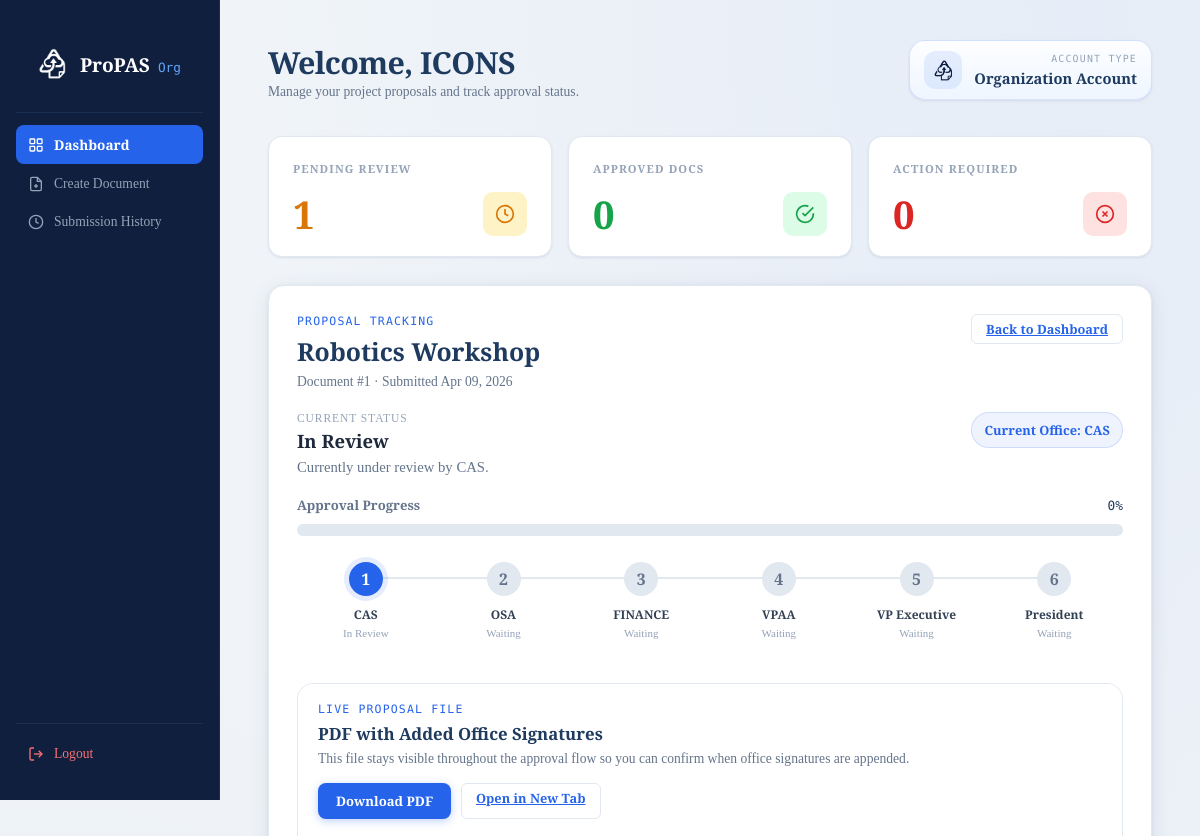
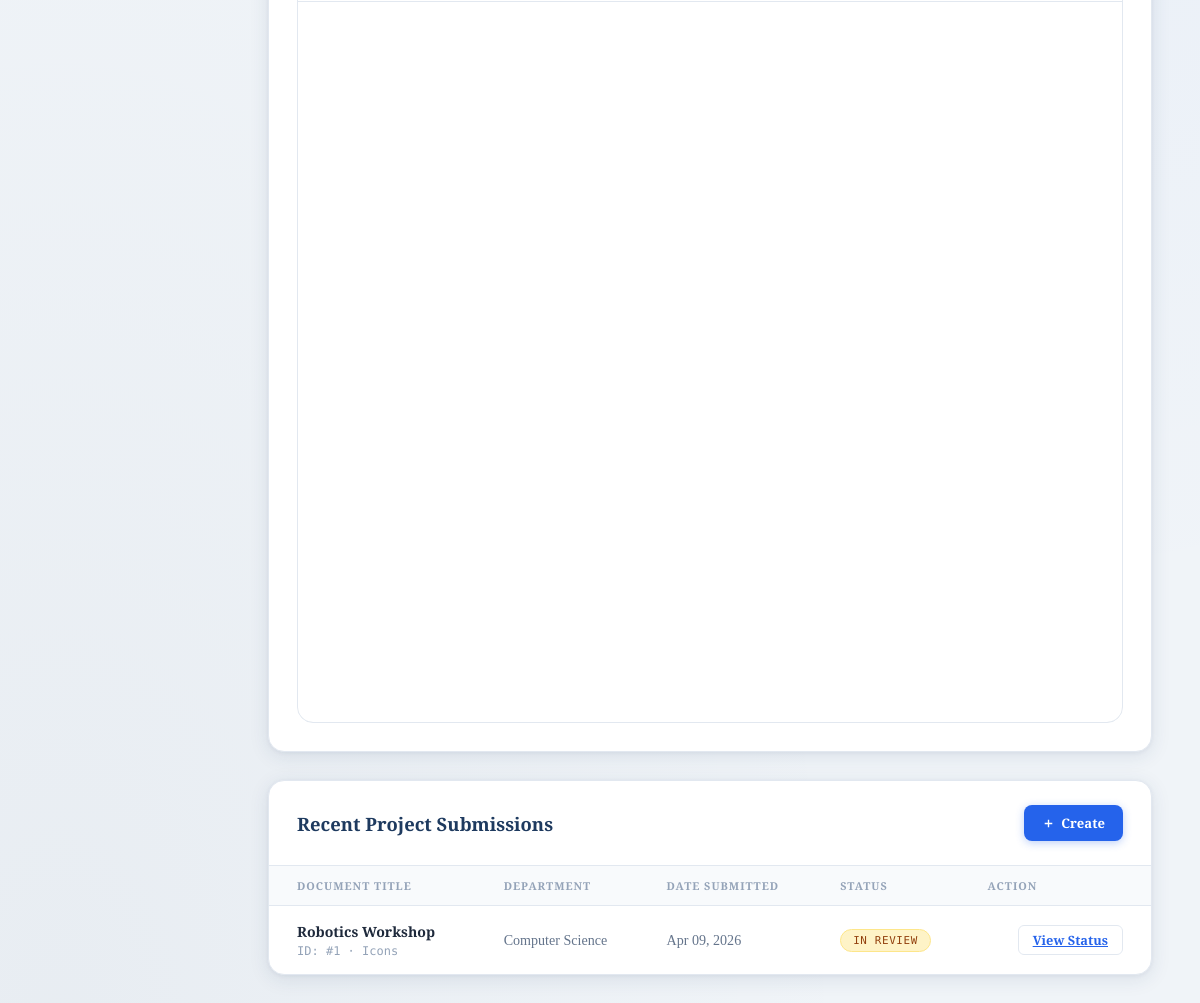
The app's page /view-status/1 (signed in) with its own data (2 pictures, top to bottom).
### models.py (models this page shows)
class User(UserMixin, db.Model):
    __tablename__ = 'accounts'
    id = db.Column(db.Integer, primary_key=True)
    username = db.Column(db.String(80), unique=True, nullable=False)
    password_hash = db.Column(db.String(256))
    account_type = db.Column(db.String(20))  # 'Org', 'Office', or 'Admin'
    profile_data = db.Column(MutableDict.as_mutable(db.JSON), default=dict)
    proposals = db.relationship('Proposal', backref='creator', lazy=True)

class Proposal(db.Model):
    __tablename__ = 'proposals'
    id = db.Column(db.Integer, primary_key=True)
    title = db.Column(db.String(200), nullable=False)
    status = db.Column(db.String(20), default='PENDING')
    version_number = db.Column(db.Integer, default=1)
    file_path = db.Column(db.String(300))
    proposal_data = db.Column(db.JSON)
    current_step_id = db.Column(db.Integer, db.ForeignKey('approval_steps.id'))
    creator_id = db.Column(db.Integer, db.ForeignKey('accounts.id'))
    created_at = db.Column(db.DateTime, default=datetime.utcnow)

class ApprovalStep(db.Model):
    __tablename__ = 'approval_steps'
    id = db.Column(db.Integer, primary_key=True)
    name = db.Column(db.String(50), unique=True)  # CAS, OSA, FINANCE, etc.
    step_order = db.Column(db.Integer, unique=True)

### routes/auth.py (the view)
@auth_bp.route('/view-status/<int:proposal_id>')
@login_required
def view_status(proposal_id):
    if current_user.account_type != 'Org':
        abort(403)
    selected_proposal = Proposal.query.filter_by(
        id=proposal_id,
        creator_id=current_user.id
    ).first_or_404()
    proposals = Proposal.query.filter_by(creator_id=current_user.id).order_by(Proposal.created_at.desc()).all()
    pending = Proposal.query.filter_by(creator_id=current_user.id, status='PENDING').count()
    approved = Proposal.query.filter_by(creator_id=current_user.id, status='APPROVED').count()
    rejected = Proposal.query.filter_by(creator_id=current_user.id, status='REJECTED').count()
    steps = ApprovalStep.query.order_by(ApprovalStep.step_order).all()
    approvals_by_step = {approval.step_id: approval for approval in selected_proposal.approvals}
    tracker_steps = []
    approved_step_count = 0
    current_office = None
    rejected_office = None
    rejection_remarks = None
    for step in steps:
        approval = approvals_by_step.get(step.id)
        approval_status = approval.status if approval else 'pending'
        step_label = _display_step_name(step.name)
        if approval_status == 'approved':
            state = 'complete'
            approved_step_count += 1
        elif approval_status == 'rejected':
            state = 'rejected'
            rejected_office = step_label
            rejection_remarks = approval.remarks
        elif selected_proposal.status == 'APPROVED':
            state = 'complete'
        elif selected_proposal.current_step_id == step.id:
            state = 'current'
            current_office = step_label
        else:
            state = 'upcoming'
        tracker_steps.append({
            'name': step_label,
            'state': state,
            'remarks': approval.remarks if approval and approval.remarks else None,
            'signed_name': approval.signed_name if approval and approval.signed_name else None,
            'approved_at': approval.approved_at if approval else None,
        })
    total_steps = len(steps) or 1
    progress_percent = round((approved_step_count / total_steps) * 100)
    if selected_proposal.status == 'APPROVED':
        progress_percent = 100
        status_summary = 'Fully approved by all reviewing offices.'
    elif selected_proposal.status == 'REJECTED':
        status_summary = f"Returned by {rejected_office or 'the reviewing office'}."
    else:
        status_summary = f"Currently under review by {current_office or 'the next office'}."
    return render_template(
        'org_home.html',
        proposals=proposals,
        selected_proposal=selected_proposal,
        tracker_steps=tracker_steps,
        progress_percent=progress_percent,
        status_summary=status_summary,
        current_office=current_office,
        rejected_office=rejected_office,
        rejection_remarks=rejection_remarks,
        pending_count=pending,
        approved_count=approved,
        rejected_count=rejected
    )

### app.py (called while the page is built)
@login_manager.user_loader
def load_user(user_id):
    from models import User
    return db.session.get(User, int(user_id))

### routes/auth.py (called while the page is built)
def _display_step_name(name):
    return OFFICE_DISPLAY_NAMES.get(name, name)

### templates/org_home.html (shortened to what this page needs)
<!DOCTYPE html>
<html lang="en">
<head>
  <link rel="stylesheet" href="{{ url_for('static', filename='css/org_home.css') }}" />
</head>
<body>
<div class="layout">
  <aside class="sidebar">
    <div class="sidebar-logo">
      <div class="header-seal">
          <img src="{{ url_for('static', filename='images/Icon.png') }}" alt="ProPAS Logo" class="header-logo-img">
      </div>
      <div>
        <span class="logo-text">ProPAS</span>
        <span class="logo-sub">Org</span>
      </div>
    </div>
    <div class="sidebar-divider"></div>
    <nav class="sidebar-nav">
      <a href="{{ url_for('proposal.org_home') }}" class="nav-item active">
        <svg viewBox="0 0 24 24" fill="none" stroke="currentColor" stroke-width="2"><rect x="3" y="3" width="7" height="7" rx="1"/><rect x="14" y="3" width="7" height="7" rx="1"/><rect x="3" y="14" width="7" height="7" rx="1"/><rect x="14" y="14" width="7" height="7" rx="1"/></svg>
        Dashboard
      </a>
      <a href="{{ url_for('proposal.create') }}" class="nav-item">
        <svg viewBox="0 0 24 24" fill="none" stroke="currentColor" stroke-width="2"><path d="M14 2H6a2 2 0 0 0-2 2v16a2 2 0 0 0 2 2h12a2 2 0 0 0 2-2V8z"/><polyline points="14 2 14 8 20 8"/><line x1="12" y1="18" x2="12" y2="12"/><line x1="9" y1="15" x2="15" y2="15"/></svg>
        Create Document
      </a>
      <a href="{{ url_for('proposal.history') }}" class="nav-item">
        <svg viewBox="0 0 24 24" fill="none" stroke="currentColor" stroke-width="2"><circle cx="12" cy="12" r="10"/><polyline points="12 6 12 12 16 14"/></svg>
        Submission History
      </a>
    </nav>
    <div class="sidebar-divider"></div>
    <a href="{{ url_for('auth.logout') }}" class="nav-item nav-item--danger">
      <svg viewBox="0 0 24 24" fill="none" stroke="currentColor" stroke-width="2"><path d="M9 21H5a2 2 0 0 1-2-2V5a2 2 0 0 1 2-2h4"/><polyline points="16 17 21 12 16 7"/><line x1="21" y1="12" x2="9" y2="12"/></svg>
      Logout
    </a>
  </aside>
  <main class="main">
    <div class="topbar">
      <div>
        <h1 class="topbar-title">Welcome, {{ current_user.username|upper }}</h1>
        <p class="topbar-sub">Manage your project proposals and track approval status.</p>
      </div>
      <div class="account-panel" aria-label="Account type">
        <div class="account-panel__icon">
          <img src="{{ url_for('static', filename='images/IconBlue.png') }}" alt="ProPAS icon" class="account-panel__icon-img">
        </div>
        <div class="account-panel__content">
          <span class="account-panel__label">Account Type</span>
          <span class="account-panel__value">Organization Account</span>
        </div>
      </div>
    </div>
    <div class="stats-grid">
      <div class="stat-card">
        <div class="stat-label">Pending Review</div>
        <div class="stat-row">
          <span class="stat-number stat-number--warning">{{ pending_count|default(0) }}</span>
          <div class="stat-icon stat-icon--warning">
            <svg viewBox="0 0 24 24" fill="none" stroke="currentColor" stroke-width="2"><circle cx="12" cy="12" r="10"/><polyline points="12 6 12 12 16 14"/></svg>
          </div>
        </div>
      </div>
      <div class="stat-card">
        <div class="stat-label">Approved Docs</div>
        <div class="stat-row">
          <span class="stat-number stat-number--success">{{ approved_count|default(0) }}</span>
          <div class="stat-icon stat-icon--success">
            <svg viewBox="0 0 24 24" fill="none" stroke="currentColor" stroke-width="2"><path d="M22 11.08V12a10 10 0 1 1-5.93-9.14"/><polyline points="22 4 12 14.01 9 11.01"/></svg>
          </div>
        </div>
      </div>
      <div class="stat-card">
        <div class="stat-label">Action Required</div>
        <div class="stat-row">
          <span class="stat-number stat-number--danger">{{ rejected_count|default(0) }}</span>
          <div class="stat-icon stat-icon--danger">
            <svg viewBox="0 0 24 24" fill="none" stroke="currentColor" stroke-width="2"><circle cx="12" cy="12" r="10"/><line x1="15" y1="9" x2="9" y2="15"/><line x1="9" y1="9" x2="15" y2="15"/></svg>
          </div>
        </div>
      </div>
    </div>
    {% if selected_proposal %}
    <section class="status-panel">
      <div class="status-panel__header">
        <div>
          <p class="status-panel__eyebrow">Proposal Tracking</p>
          <h2 class="status-panel__title">{{ selected_proposal.title }}</h2>
          <p class="status-panel__meta">
            Document #{{ selected_proposal.id }} · Submitted {{ selected_proposal.created_at.strftime('%b %d, %Y') if selected_proposal.created_at else 'N/A' }}
          </p>
        </div>
        <a href="{{ url_for('proposal.org_home') }}" class="btn-view">Back to Dashboard</a>
      </div>
      <div class="status-overview">
        <div>
          <div class="status-overview__label">Current Status</div>
          <div class="status-overview__value">
            {% if selected_proposal.status == 'APPROVED' %}
              Fully Approved
            {% elif selected_proposal.status == 'REJECTED' %}
              Returned for Revision
            {% else %}
              In Review
            {% endif %}
          </div>
          <p class="status-overview__summary">{{ status_summary }}</p>
        </div>
        <div class="status-pill-group">
          {% if current_office %}
          <span class="status-pill">Current Office: {{ current_office }}</span>
          {% endif %}
        </div>
      </div>
      <div class="progress-block">
        <div class="progress-block__top">
          <span class="progress-block__label">Approval Progress</span>
          <span class="progress-block__percent">{{ progress_percent }}%</span>
        </div>
        <div class="progress-bar" aria-label="Proposal progress">
        </div>
      </div>
      <div class="stepper-wrapper">
        {% for step in tracker_steps %}
        <div class="stepper-item stepper-item--{{ step.state }}">
          <div class="step-counter">{{ loop.index }}</div>
          <div class="step-name">{{ step.name }}</div>
          <div class="step-caption">
            {% if step.state == 'complete' %}
              Approved
            {% elif step.state == 'current' %}
              In Review
            {% elif step.state == 'rejected' %}
              Returned
            {% else %}
              Waiting
            {% endif %}
          </div>
        </div>
        {% endfor %}
      </div>
      {% if selected_proposal.file_path %}
      <section class="status-pdf">
        <div class="status-pdf__header">
          <div>
            <p class="status-panel__eyebrow">Live Proposal File</p>
            <h3 class="status-pdf__title">PDF with Added Office Signatures</h3>
            <p class="status-panel__meta">This file stays visible throughout the approval flow so you can confirm when office signatures are appended.</p>
          </div>
          <div class="status-pdf__actions">
            <a href="{{ url_for('static', filename='uploads/' + selected_proposal.file_path) }}" download class="btn-new">Download PDF</a>
            <a href="{{ url_for('static', filename='uploads/' + selected_proposal.file_path) }}" target="_blank" rel="noopener noreferrer" class="btn-view">Open in New Tab</a>
          </div>
        </div>
        <div class="status-pdf__frame">
          <iframe
            src="{{ url_for('static', filename='uploads/' + selected_proposal.file_path) }}#toolbar=1&navpanes=0&scrollbar=1&view=FitH"
            class="status-pdf__iframe"
            title="Proposal PDF Viewer">
          </iframe>
        </div>
      </section>
      {% endif %}
    </section>
    {% endif %}
    <div class="table-card">
      <div class="table-header">
        <h2 class="table-title">Recent Project Submissions</h2>
        <div class="table-actions">
          <a href="{{ url_for('proposal.create') }}" class="btn-new">
            <svg viewBox="0 0 24 24" fill="none" stroke="currentColor" stroke-width="2.5" width="13" height="13">
              <line x1="12" y1="5" x2="12" y2="19"/><line x1="5" y1="12" x2="19" y2="12"/>
            </svg>
            Create
          </a>
        </div>
      </div>
      <div class="table-wrap">
        <table class="table">
          <thead>
            <tr>
              <th>Document Title</th>
              <th>Department</th>
              <th>Date Submitted</th>
              <th>Status</th>
              <th class="text-right">Action</th>
            </tr>
          </thead>
          <tbody>
          {% for prop in proposals %}
          <tr>
            <td data-label="Document Title">
              <div class="doc-title">{{ prop.title }}</div>
              <div class="doc-meta">ID: #{{ prop.id }} · {{ prop.proposal_data.get('sponsor', 'N/A') }}</div>
            </td>
            <td class="td-muted" data-label="Department">
                {% if prop.creator.username|lower == 'icons' %}Computer Science
                {% elif prop.creator.username|lower == 'hibe' %}Biology
                {% elif prop.creator.username|lower == 'psych' %}Psychology
                {% elif prop.creator.username|lower == 'kwago' %}Political Science
                {% elif prop.creator.username|lower == 'aces' %}Engg/Comm
                {% else %}{{ prop.creator.username }}
                {% endif %}
            </td>
            <td class="td-muted" data-label="Date Submitted">{{ prop.created_at.strftime('%b %d, %Y') if prop.created_at else 'Processing...' }}</td>
            <td data-label="Status">
              {% if prop.status == 'REJECTED' %}
                <span class="status-badge status-badge--rejected" style="background: #fee2e2; color: #ef4444;">Returned / Rejected</span>
              {% elif prop.status == 'APPROVED' %}
                <span class="status-badge status-badge--approved">Fully Approved</span>
              {% else %}
                <span class="status-badge status-badge--pending">In Review</span>
              {% endif %}
            </td>
            <td class="text-right" data-label="Action">
              <div style="display: flex; gap: 8px; justify-content: flex-end;">
                {% if prop.status == 'REJECTED' %}
                  <a href="{{ url_for('proposal.create', edit_id=prop.id) }}" class="border border-red-500 text-red-500 px-3 py-1 rounded-lg hover:bg-red-50 transition text-xs font-semibold">
                    Fix & Resubmit
                  </a>
                {% else %}
                 <a href="{{ url_for('auth.view_status', proposal_id=prop.id) }}" class="btn-view">
                  View Status
                </a>
                {% endif %}
              </div>
            </td>
          </tr>
          {% else %}
            <tr><td colspan="5" style="text-align:center; padding: 40px; color: #94a3b8;">No proposals found.</td></tr>
          {% endfor %}
          </tbody>
        </table>
      </div>
    </div>
  </main>
</div>
</body>
</html>

### records on screen
User: username "ICONS"
Proposal: title "Robotics Workshop", id "1", created_at "Apr 09, 2026", proposal_data.get "Icons", status "IN REVIEW"
ApprovalStep: name "CAS", shows "In Review"
ApprovalStep: name "OSA", shows "Waiting"
ApprovalStep: name "FINANCE", shows "Waiting"
ApprovalStep: name "VPAA", shows "Waiting"
ApprovalStep: name "President", shows "Waiting"

### other values on screen
{{ pending_count|default(0) }} "1"
{{ approved_count|default(0) }} "0"
{{ rejected_count|default(0) }} "0"
{{ status_summary }} "Currently under review by CAS."
{{ progress_percent }} "0"
{{ step.name }} "VP Executive"
